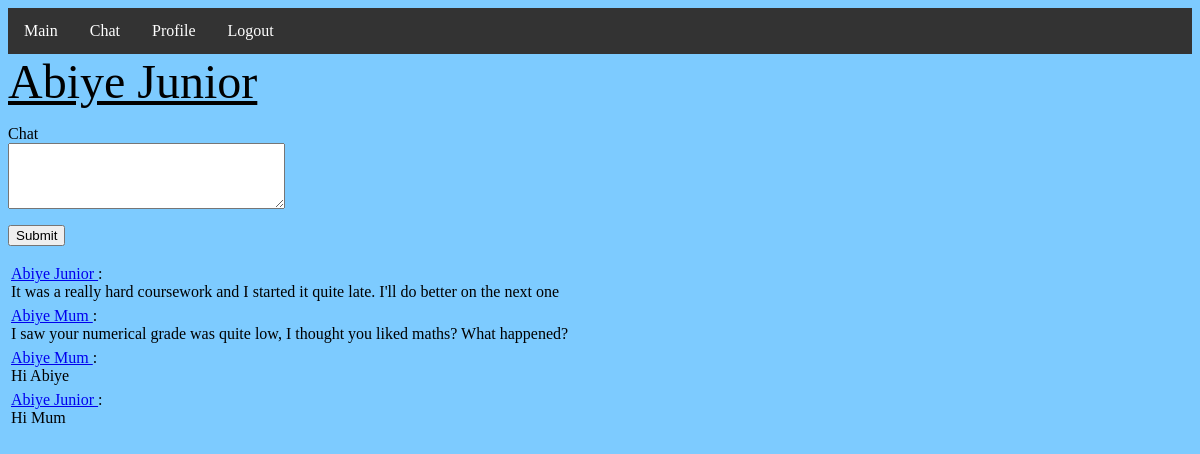
The page /index (signed in) on the database its author committed.
### app/models.py (models this page shows, shortened)
class User(UserMixin, db.Model):
    id = db.Column(db.Integer, primary_key=True)
    username = db.Column(db.String(64), index=True, unique=True)
    email = db.Column(db.String(120), index=True, unique=True)
    password_hash = db.Column(db.String(128))
    posts = db.relationship('Post', backref='author', lazy='dynamic')
    about_me = db.Column(db.String(140))
    followed = db.relationship(
        'User', secondary=followers,
        primaryjoin=(followers.c.follower_id == id),
        secondaryjoin=(followers.c.followed_id == id),
        backref=db.backref('followers', lazy='dynamic'), lazy='dynamic')
    def followed_posts(self):
        followed = Post.query.join(
            followers, (followers.c.followed_id == Post.user_id)).filter(
                followers.c.follower_id == self.id)
        own = Post.query.filter_by(user_id=self.id)
        return followed.union(own).order_by(Post.timestamp.desc())

class Post(db.Model):
    id = db.Column(db.Integer, primary_key=True)
    body = db.Column(db.String(140))
    timestamp = db.Column(db.DateTime, index=True, default=datetime.utcnow)
    user_id = db.Column(db.Integer, db.ForeignKey('user.id'))

### app/routes.py (the view)
@app.route('/', methods=['GET', 'POST'])
@app.route('/index', methods=['GET', 'POST'])
@login_required
def index():
    form = PostForm()
    if form.validate_on_submit():
        post = Post(body=form.post.data, author=current_user)
        db.session.add(post)
        db.session.commit()
        flash('Your post is now live!')
        return redirect(url_for('index'))
    posts = current_user.followed_posts().all()
    return render_template("index.html", title='Home Page', form=form,
                           posts=posts)

### app/forms.py
class PostForm(FlaskForm):
    post = TextAreaField('Chat', validators=[
        DataRequired(), Length(min=1, max=140)])
    submit = SubmitField('Submit')

### app/models.py (called while the page is built)
@login.user_loader
def load_user(id):
    return User.query.get(int(id))

### app/templates/index.html (shortened to what this page needs)
{% extends "base.html" %}
{% block content %}
    <font size="33" color="Black"><u>{{ current_user.username }}</u></font>
    {% if form %}
    <form action="" method="post">
        <p>
            {{ form.post.label }}<br>
            {{ form.post(cols=32, rows=4) }}<br>
        </p>
        <p>{{ form.submit() }}</p>
    </form>
    {% endif %}
    {% for post in posts %}
        {% include '_post.html' %}
    {% endfor %}
{% endblock %}

### app/templates/base.html (shortened to what this page needs)
<html>
    <head>
    </head>
    <body bgcolor="#7DCBFF">
      <ul>
        <li><a class="active" href="{{ url_for('index') }}">Main</a></li>
        <li><a href="{{ url_for('explore') }}">Chat</a></li>
        {% if current_user.is_anonymous %}
        <li><a href="{{ url_for('login') }}">Login</a></li>
        {% else %}
        <li><a href="{{ url_for('user', username=current_user.username) }}">Profile</a></li>
        <li><a href="{{ url_for('logout') }}">Logout</a></li>
        {% endif %}
      </ul>
      {% block content %}{% endblock %}
    </body>
</html>

### app/templates/_post.html
<table>
    <tr valign="top">
        <td>
            <a href="{{ url_for('user', username=post.author.username) }}">
                {{ post.author.username }}
            </a>
            :<br>{{ post.body }}
        </td>
    </tr>
</table>

### app/templates/base.html (style rules this page uses)
ul { list-style-type: none; margin: 0; padding: 0; overflow: hidden; background-color: #333; }
li { float: left; }
li a { display: block; color: white; text-align: center; padding: 14px 16px; text-decoration: none; }

### rows shown on the page
User: username "Abiye Junior"
Post: author.username "Abiye Junior", body "It was a really hard coursework and I started it quite late. I'll do better on the next one"
Post: author.username "Abiye Mum", body "I saw your numerical grade was quite low, I thought you liked maths? What happened?"
Post: author.username "Abiye Mum", body "Hi Abiye"
Post: author.username "Abiye Junior", body "Hi Mum"
